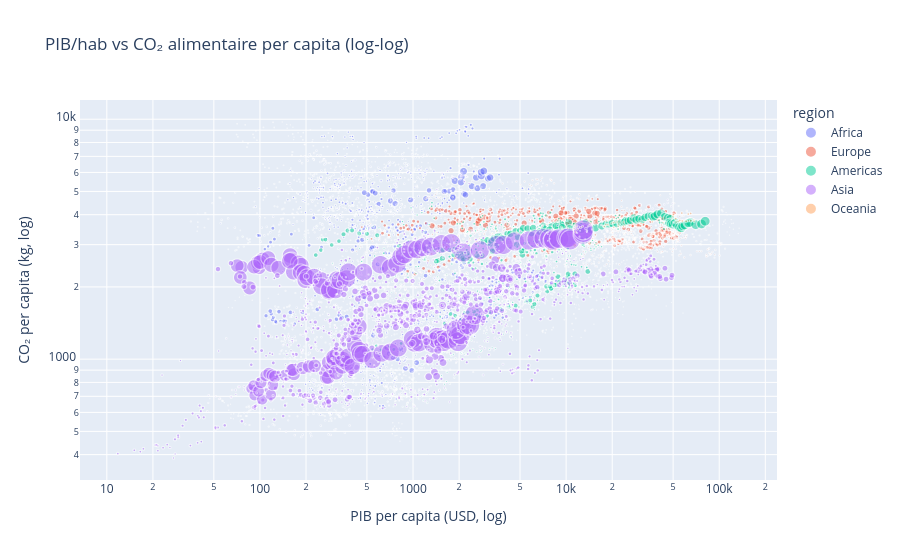

Write notebook code for a chart like this one.
### Code cell
# PIB vs CO2 per capita
fig = px.scatter(
    df_biv,
    x='pib_per_capita', y='co2_per_capita',
    color='region',
    size='population',
    hover_name='nom_pays',
    hover_data=['annee'],
    log_x=True, log_y=True,
    opacity=0.5,
    title='PIB/hab vs CO₂ alimentaire per capita (log-log)',
    labels={
        'pib_per_capita': 'PIB per capita (USD, log)',
        'co2_per_capita': 'CO₂ per capita (kg, log)'
    }
)
fig.show()

# Corrélations
r_pear, p_pear = stats.pearsonr(
    np.log1p(df_biv['pib_per_capita']),
    np.log1p(df_biv['co2_per_capita'])
)
r_spear, p_spear = stats.spearmanr(df_biv['pib_per_capita'], df_biv['co2_per_capita'])
print(f"Pearson (log-log) : r={r_pear:.3f}, p={p_pear:.2e}")
print(f"Spearman          : r={r_spear:.3f}, p={p_spear:.2e}")

### Figure 1 — Plotly figure (JSON) as saved in the notebook; plotly's stock layout.template omitted (floating-point values rounded to 4 significant figures; data arrays with more than 128 entries replaced by an {"elided": "..."} marker saying what was removed)
{"data": [{"customdata": {"elided": "2354x1 int values"}, "hovertemplate": "<b>%{hovertext}</b><br><br>region=Africa<br>PIB per capita (USD, log)=%{x}<br>CO₂ per capita (kg, log)=%{y}<br>population=%{marker.size}<br>annee=%{customdata[0]}<extra></extra>", "hovertext": {"elided": "2354 str values"}, "legendgroup": "Africa", "marker": {"color": "#636efa", "opacity": 0.5, "size": {"elided": "2354 float values"}, "sizemode": "area", "sizeref": 3595000.0, "symbol": "circle"}, "mode": "markers", "name": "Africa", "showlegend": true, "type": "scattergl", "x": {"elided": "2354 float values"}, "xaxis": "x", "y": {"elided": "2354 float values"}, "yaxis": "y"}, {"customdata": {"elided": "1685x1 int values"}, "hovertemplate": "<b>%{hovertext}</b><br><br>region=Europe<br>PIB per capita (USD, log)=%{x}<br>CO₂ per capita (kg, log)=%{y}<br>population=%{marker.size}<br>annee=%{customdata[0]}<extra></extra>", "hovertext": {"elided": "1685 str values"}, "legendgroup": "Europe", "marker": {"color": "#EF553B", "opacity": 0.5, "size": {"elided": "1685 float values"}, "sizemode": "area", "sizeref": 3595000.0, "symbol": "circle"}, "mode": "markers", "name": "Europe", "showlegend": true, "type": "scattergl", "x": {"elided": "1685 float values"}, "xaxis": "x", "y": {"elided": "1685 float values"}, "yaxis": "y"}, {"customdata": {"elided": "1794x1 int values"}, "hovertemplate": "<b>%{hovertext}</b><br><br>region=Americas<br>PIB per capita (USD, log)=%{x}<br>CO₂ per capita (kg, log)=%{y}<br>population=%{marker.size}<br>annee=%{customdata[0]}<extra></extra>", "hovertext": {"elided": "1794 str values"}, "legendgroup": "Americas", "marker": {"color": "#00cc96", "opacity": 0.5, "size": {"elided": "1794 float values"}, "sizemode": "area", "sizeref": 3595000.0, "symbol": "circle"}, "mode": "markers", "name": "Americas", "showlegend": true, "type": "scattergl", "x": {"elided": "1794 float values"}, "xaxis": "x", "y": {"elided": "1794 float values"}, "yaxis": "y"}, {"customdata": {"elided": "1952x1 int values"}, "hovertemplate": "<b>%{hovertext}</b><br><br>region=Asia<br>PIB per capita (USD, log)=%{x}<br>CO₂ per capita (kg, log)=%{y}<br>population=%{marker.size}<br>annee=%{customdata[0]}<extra></extra>", "hovertext": {"elided": "1952 str values"}, "legendgroup": "Asia", "marker": {"color": "#ab63fa", "opacity": 0.5, "size": {"elided": "1952 float values"}, "sizemode": "area", "sizeref": 3595000.0, "symbol": "circle"}, "mode": "markers", "name": "Asia", "showlegend": true, "type": "scattergl", "x": {"elided": "1952 float values"}, "xaxis": "x", "y": {"elided": "1952 float values"}, "yaxis": "y"}, {"customdata": {"elided": "399x1 int values"}, "hovertemplate": "<b>%{hovertext}</b><br><br>region=Oceania<br>PIB per capita (USD, log)=%{x}<br>CO₂ per capita (kg, log)=%{y}<br>population=%{marker.size}<br>annee=%{customdata[0]}<extra></extra>", "hovertext": {"elided": "399 str values"}, "legendgroup": "Oceania", "marker": {"color": "#FFA15A", "opacity": 0.5, "size": {"elided": "399 float values"}, "sizemode": "area", "sizeref": 3595000.0, "symbol": "circle"}, "mode": "markers", "name": "Oceania", "showlegend": true, "type": "scattergl", "x": {"elided": "399 float values"}, "xaxis": "x", "y": {"elided": "399 float values"}, "yaxis": "y"}], "layout": {"legend": {"itemsizing": "constant", "title": {"text": "region"}, "tracegroupgap": 0}, "title": {"text": "PIB/hab vs CO₂ alimentaire per capita (log-log)"}, "xaxis": {"anchor": "y", "domain": [0, 1], "title": {"text": "PIB per capita (USD, log)"}, "type": "log"}, "yaxis": {"anchor": "x", "domain": [0, 1], "title": {"text": "CO₂ per capita (kg, log)"}, "type": "log"}}}
